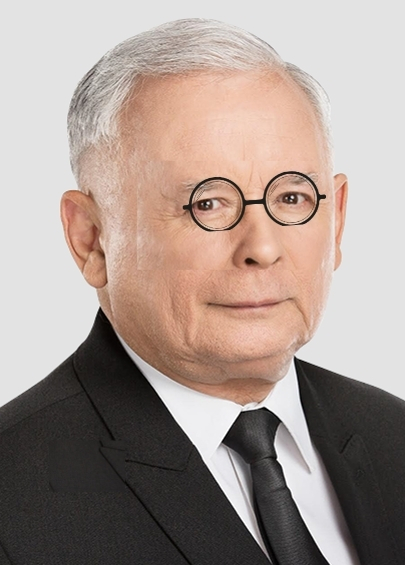
#> input picture database/images/test.jpg, 405 x 565 px
$ python ela.py
#> lines starting #> are read from the running program, lines starting #| are printed output that depends on the picture
from PIL import Image
from PIL import ImageChops
from PIL import ImageEnhance

import os

def ela(image_path, image_quality = 95):
    """
    Performs Error Level Analysis on given image (by filepath and quality).
    """
#> called with image_path = '../database/images/test.jpg', image_quality = 95
    folder_path = os.path.dirname(image_path)
    image_name = os.path.basename(image_path)

    resaved_image_path = folder_path + '/resaved_' + image_name
    ela_image_path = folder_path + '/ela_' + image_name

    # Saving and resaving in different image_quality in order to see the difference in quality
    image = Image.open(image_path)
#> image is the input picture: PIL image 405x565 RGB; mean R, G, B 166.4, 151.1, 143.9
    image.save(fp = resaved_image_path, quality = image_quality)
    resaved_image = Image.open(resaved_image_path)

    # Calculates difference in quality
    ela_image = ImageChops.difference(image, resaved_image)
    extrema = ela_image.getextrema()
#> extrema = ((0, 12), (0, 9), (0, 13))
    max_difference = max([ex[1] for ex in extrema])
#> max_difference = 13
    scale = 255.0/max_difference
#> scale = 19.62

    # Creates new image black and white with brightness corresponding to difference to highlight changes
    ela_image = ImageEnhance.Brightness(ela_image).enhance(scale)
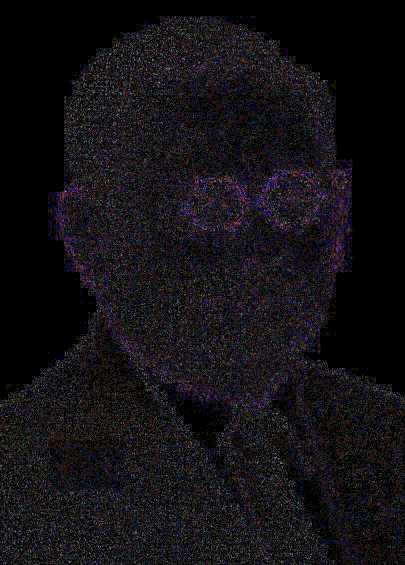
#> ela_image: PIL image 405x565 RGB; mean R, G, B 19.7, 17.1, 20.9
    print(f'Maximum difference was {max_difference}')
#| Maximum difference was 13

    ela_image.save(ela_image_path)

if __name__ == '__main__':
    ela("../database/images/test.jpg")
